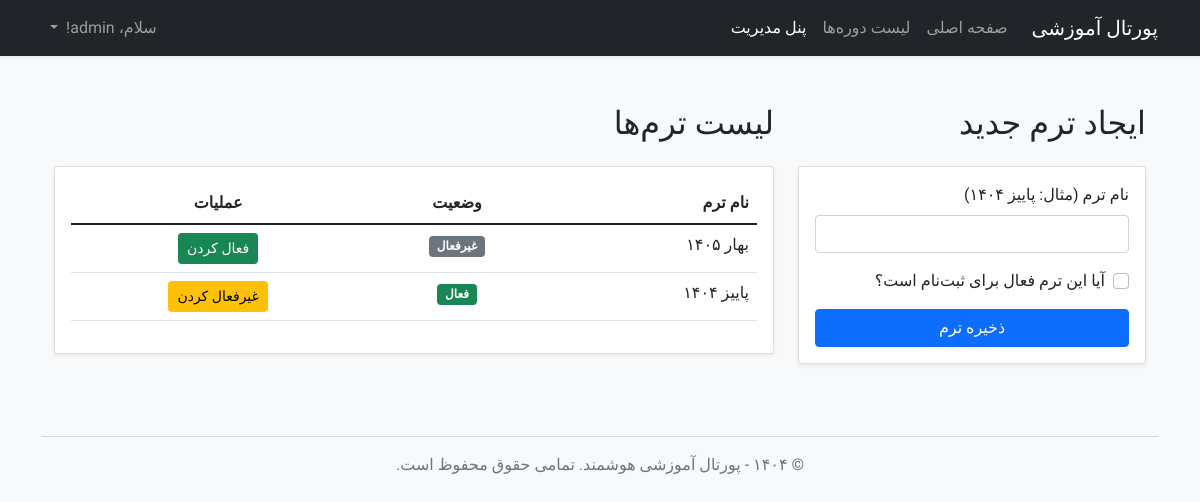
The app's page /admin/terms (signed in), older data.
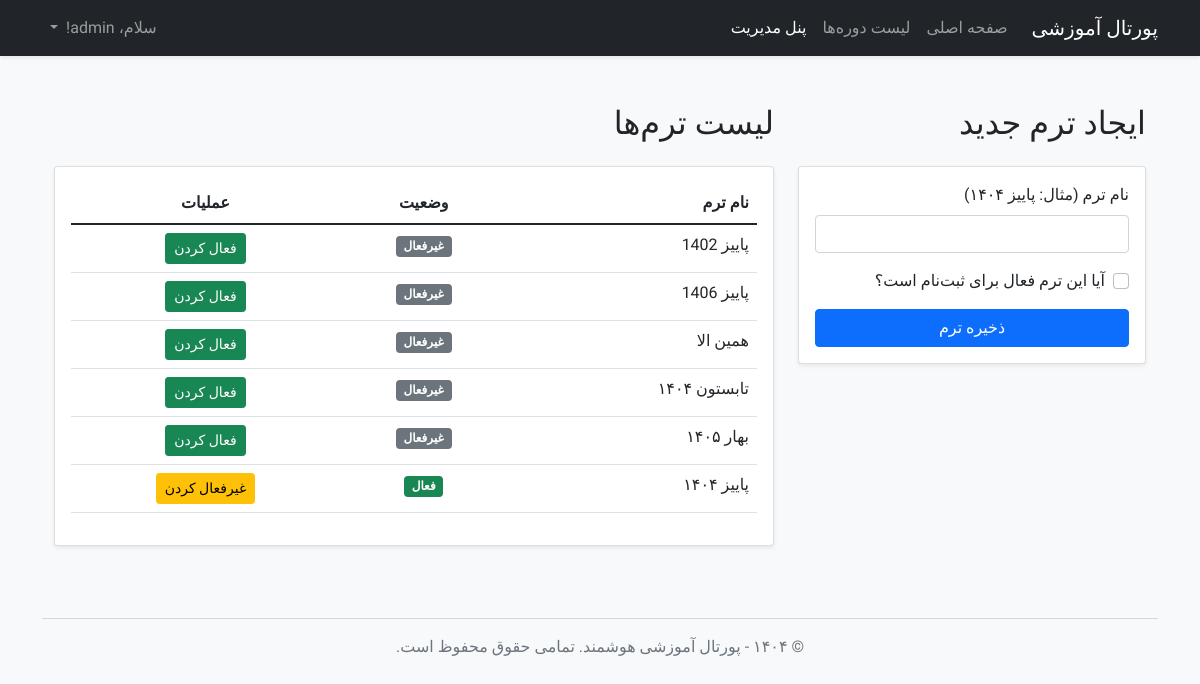
The same page, newer data.
### app/models.py (models this page shows, shortened)
class User(UserMixin, db.Model):
    id = db.Column(db.Integer, primary_key=True)
    username = db.Column(db.String(64), index=True, unique=True, nullable=False)
    email = db.Column(db.String(120), index=True, unique=True, nullable=False)
    password_hash = db.Column(db.String(128))
    role = db.Column(db.String(20), nullable=False, default='student')
    enrollments = db.relationship('Enrollment', backref='student', lazy='dynamic', foreign_keys='Enrollment.user_id')
    taught_courses = db.relationship('Course', backref='instructor', lazy='dynamic',
                                     foreign_keys='Course.instructor_id')

class Term(db.Model):
    id = db.Column(db.Integer, primary_key=True)
    name = db.Column(db.String(140), nullable=False, unique=True)
    is_active = db.Column(db.Boolean, default=False, nullable=False)
    courses = db.relationship('Course', backref='term', lazy='dynamic')

### app/routes.py (the view, shortened to what this page needs)
@app.route('/admin/terms', methods=['GET', 'POST'])
@login_required
def manage_terms():
    if current_user.role != 'admin':
        abort(403)
    form = TermForm()
    terms = Term.query.order_by(Term.id.desc()).all()
    return render_template('manage_terms.html', title='مدیریت ترم‌ها', form=form, terms=terms)

### app/forms.py
class TermForm(FlaskForm):
    name = StringField('نام ترم (مثال: پاییز ۱۴۰۴)', validators=[DataRequired()])
    is_active = BooleanField('آیا این ترم فعال برای ثبت‌نام است؟')
    submit = SubmitField('ذخیره ترم')

### app/models.py (called while the page is built)
@login.user_loader
def load_user(id):
    return User.query.get(int(id))

### app/templates/manage_terms.html (shortened to what this page needs)
{% extends "base.html" %}
{% block content %}
<div class="container py-4">
    <div class="row">
        <div class="col-md-4">
            <h2 class="mb-4">ایجاد ترم جدید</h2>
            <div class="card shadow-sm">
                <div class="card-body">
                    <form method="POST" action="{{ url_for('manage_terms') }}">
                        <div class="mb-3">
                            {{ form.name.label(class="form-label") }}
                            {{ form.name(class="form-control") }}
                        </div>
                        <div class="form-check mb-3">
                            {{ form.is_active(class="form-check-input") }}
                            {{ form.is_active.label(class="form-check-label") }}
                        </div>
                        {{ form.submit(class="btn btn-primary w-100") }}
                    </form>
                </div>
            </div>
        </div>
        <div class="col-md-8">
            <h2 class="mb-4">لیست ترم‌ها</h2>
            <div class="card shadow-sm">
                <div class="card-body">
                    <div class="table-responsive">
                        <table class="table table-hover">
                            <thead>
                                <tr>
                                    <th>نام ترم</th>
                                    <th class="text-center">وضعیت</th>
                                    <th class="text-center">عملیات</th>
                                </tr>
                            </thead>
                            <tbody>
                                {% for term in terms %}
                                <tr>
                                    <td>{{ term.name }}</td>
                                    <td class="text-center">
                                        {% if term.is_active %}
                                            <span class="badge bg-success">فعال</span>
                                        {% else %}
                                            <span class="badge bg-secondary">غیرفعال</span>
                                        {% endif %}
                                    </td>
                                    <td class="text-center">
                                        {% if term.is_active %}
                                            <form action="{{ url_for('deactivate_term', term_id=term.id) }}" method="POST" class="d-inline">
                                                <button type="submit" class="btn btn-warning btn-sm">غیرفعال کردن</button>
                                            </form>
                                        {% else %}
                                            <form action="{{ url_for('activate_term', term_id=term.id) }}" method="POST" class="d-inline">
                                                <button type="submit" class="btn btn-success btn-sm">فعال کردن</button>
                                            </form>
                                        {% endif %}
                                    </td>
                                </tr>
                                {% endfor %}
                            </tbody>
                        </table>
                    </div>
                </div>
            </div>
        </div>
    </div>
</div>
{% endblock %}

### app/templates/base.html (shortened to what this page needs)
<!doctype html>
<html lang="fa" dir="rtl">
<head>
    <link href="https://cdn.jsdelivr.net/npm/bootstrap@5.1.3/dist/css/bootstrap.rtl.min.css" rel="stylesheet">
    <link rel="stylesheet" href="{{ url_for('static', filename='css/style.css') }}">
</head>
<body class="bg-light">
    <nav class="navbar navbar-expand-lg navbar-dark bg-dark shadow-sm">
        <div class="container">
            <a class="navbar-brand" href="{{ url_for('home') }}">پورتال آموزشی</a>
            <div class="collapse navbar-collapse" id="navbarNav">
                <ul class="navbar-nav me-auto mb-2 mb-lg-0">
                    <li class="nav-item">
                        <a class="nav-link" href="{{ url_for('home') }}">صفحه اصلی</a>
                    </li>
                    <li class="nav-item">
                        <a class="nav-link" href="{{ url_for('courses') }}">لیست دوره‌ها</a>
                    </li>
                    {% if current_user.is_authenticated %}
                        <li class="nav-item">
                            <a class="nav-link active" href="{{ url_for('my_dashboard') }}">
                                {% if current_user.role == 'student' %}
                                    داشبورد من
                                {% else %}
                                    پنل مدیریت
                                {% endif %}
                            </a>
                        </li>
                    {% endif %}
                </ul>
                <ul class="navbar-nav ms-auto">
                    {% if current_user.is_anonymous %}
                    <li class="nav-item">
                        <a class="nav-link" href="{{ url_for('login') }}">ورود</a>
                    </li>
                    {% else %}
                    <li class="nav-item dropdown">
                        <a class="nav-link dropdown-toggle" href="#" id="navbarDropdown" role="button" data-bs-toggle="dropdown">
                            سلام، {{ current_user.username }}!
                        </a>
                    </li>
                    {% endif %}
                </ul>
            </div>
        </div>
    </nav>
    <main class="container mt-4">
        {% block content %}{% endblock %}
    </main>
    <footer class="container text-center mt-5 mb-3 text-muted">
        <hr>
        <p>&copy; ۱۴۰۴ - پورتال آموزشی هوشمند. تمامی حقوق محفوظ است.</p>
    </footer>
</body>
</html>

### app/static/css/style.css (style rules this page uses)
body { font-family: 'Vazirmatn', sans-serif; font-weight: 400; }
.form-label { font-weight: 500; }

Row changes from the older to the newer data that the page shows:
added Term: name "پاییز 1402", is_active "غیرفعال"
added Term: name "پاییز 1406", is_active "غیرفعال"
added Term: name "همین الا", is_active "غیرفعال"
added Term: name "تابستون ۱۴۰۴", is_active "غیرفعال"
